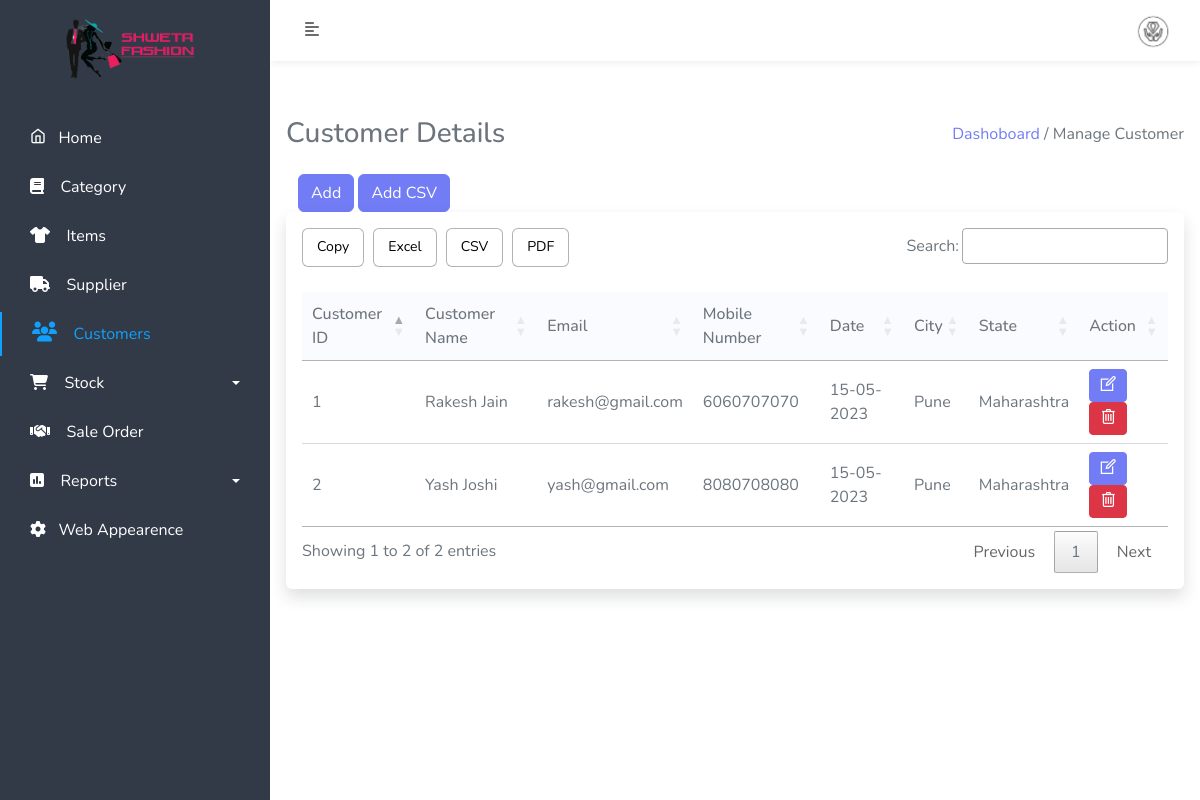
The page /admin/customer.php (signed in) on the database its author committed.
### tables this page shows
CREATE TABLE `manage_website` (
  `id` int(11) NOT NULL,
  `title` varchar(500) NOT NULL,
  `short_title` varchar(500) NOT NULL,
  `footer` text NOT NULL,
  `currency_symbol` text NOT NULL,
  `login_logo` text NOT NULL,
  `website_logo` varchar(500) NOT NULL,
  `background_login_image` text NOT NULL,
  `pay_qrcode` text NOT NULL,
  `terms` longtext NOT NULL,
  `status` int(11) NOT NULL
);

CREATE TABLE `customer` (
  `cust_id` int(11) NOT NULL,
  `cust_fname` varchar(50) NOT NULL,
  `cust_lname` varchar(50) NOT NULL,
  `cust_email` varchar(50) NOT NULL,
  `cust_mobile` bigint(10) NOT NULL,
  `cust_add` varchar(500) NOT NULL,
  `cust_city` varchar(50) NOT NULL,
  `cust_state` varchar(50) NOT NULL,
  `cdate` date DEFAULT NULL,
  `delete_status` tinyint(4) NOT NULL
);

### admin/customer.php (the view, shortened to what this page needs)
<?php include('include/sidebar.php'); ?>
<?php include('include/header.php'); ?>
<div class="content-body mb-5 p-3">
    <div class="row">
        <div class="col-md-12">
            <div class="heading mb-4 d-flex align-items-center justify-content-between">
                <h3 class="mb-0">Customer Details </h3>
                <p class="m-0"><a href="dashboard.php" class="text-primary">Dashoboard </a> <span class="disable">/ Manage Customer </span></p>
            </div>
        </div>
    </div>
    <section>
        <div class="container">
            <button type="submit" class="btn btn-primary" data-bs-toggle="modal" data-bs-target="#exampleModal">Add</button>
            <button type="submit1" class="btn btn-primary" data-bs-toggle="modal" data-bs-target="#exampleModal1">Add CSV</button>
        </div>
    </section>
    <div class="row">
        <div class="col-md-12">
            <div class="card border-0 shadow">
                <div class="card-body">
                    <div class="table-responsive">
                        <table id="example" class="display table-bordered" style="width:100%">
                            <thead>
                                <tr>
                                    <th>Customer ID</th>
                                    <th>Customer Name</th>
                                    <th>Email</th>
                                    <th>Mobile Number</th>
                                    <th>Date</th>
                                    <th>City</th>
                                    <th>State</th>
                                    <th>Action</th>
                                </tr>
                            </thead>
                            <tbody>
                                <?php
                                $cnt = 1;
                                $stmt = $db->prepare("select * from customer Where delete_status=0 ");
                                $stmt->execute();
                                $record = $stmt->fetchAll();
                                foreach ($record as $row) { ?>
                                    <tr>
                                        <td><?php echo $cnt; ?></td>
                                        <td><?php echo $row['cust_fname'] . ' ' . $row['cust_lname']; ?></td>
                                        <td><?php echo $row['cust_email']; ?></td>
                                        <td><?php echo $row['cust_mobile']; ?></td>
                                        <td><?php $d = $row['cdate'];
                                            $n = date("d-m-Y", strtotime($d));
                                            echo $n;
                                            ?></td>
                                        <td><?php echo $row['cust_city']; ?></td>
                                        <td><?php echo $row['cust_state']; ?></td>
                                        <td>
                                            <a href="edit-customer.php?cid=<?php echo $row['cust_id']; ?>" class="btn btn-primary btn-sm "><i class="icon-line-awesome-edit fs-5"></i></a>
                                            <a href="app/cust-crud.php?delid=<?php echo $row['cust_id']; ?>" class="btn btn-danger btn-sm " onclick="return confirm('Do you really want to Delete ?');"><i class="icon-line-awesome-trash-o fs-5"></i></a>
                                        </td>
                                    </tr>
                                <?php
                                    $cnt = $cnt + 1;
                                }  ?>
                            </tbody>
                        </table>
                    </div>
                </div>
            </div>
        </div>
    </div>
</div>
</div>
<?php include('include/footer.php'); ?>

### admin/include/sidebar.php (shortened to what this page needs)
<?php include('../assets/constant/config.php'); ?>
<!doctype html>
<html lang="en">
<head>
    <?php
    $stmt = $db->prepare("SELECT * from manage_website");
    $stmt->execute();
    $result = $stmt->fetchAll();
    foreach ($result as $key) {
    ?>
        <link href="../assets/css/bootstrap.min.css" rel="stylesheet">
        <link href="../assets/css/style.css" rel="stylesheet">
        <link href="../assets/css/select2.css" rel="stylesheet">
        <link href="../assets/css/responsive.css" rel="stylesheet">
        <link href="../assets/css/icons.css" rel="stylesheet">
        <link rel="stylesheet" href="https://cdnjs.cloudflare.com/ajax/libs/font-awesome/6.2.1/css/all.min.css" />
        <link href="../assets/css/datatables/jquery.dataTables.min.css" rel="stylesheet">
        <link href="../assets/css/datatables/buttons.dataTables.min.css" rel="stylesheet">
        <link rel="stylesheet" href="https://cdnjs.cloudflare.com/ajax/libs/font-awesome/6.3.0/css/solid.min.css" />
        <link href="https://cdn.jsdelivr.net/npm/select2@4.1.0-rc.0/dist/css/select2.min.css" rel="stylesheet" />
</head>
<body>
    <div class="wrapper">
        <nav id="sidebar">
            <div class="position">
                <div class="sidebar-header">
                    <a href="dashboard.php"><img src="../assets/img/<?php echo $key['login_logo'] ?>" width="150px"></a>
                </div>
            <?php } ?>
            <ul class="list-unstyled components" id="menu">
                <li class="s-item">
                    <a href="dashboard.php"><i class="icon-feather-home"></i>&nbsp;&nbsp;&nbsp;Home</a>
                </li>
                <li class="s-item">
                    <a href="category.php"><i class="fa fa-book"></i>&nbsp;&nbsp;&nbsp; Category</a>
                </li>
                <li class="s-item">
                    <a href="product.php"><i class="fa-solid fa-shirt"></i>&nbsp;&nbsp;&nbsp; Items</a>
                </li>
                <li class="s-item">
                    <a href="supplier.php"><i class="fa-solid fa-truck"></i>&nbsp;&nbsp;&nbsp; Supplier</a>
                </li>
                <li class="s-item">
                    <a href="customer.php"><i class="nav-icon fas fa-users"></i>&nbsp;&nbsp;&nbsp; Customers</a>
                </li>
                <li class="s-item">
                    <a href="#pageReports2" data-bs-toggle="collapse" aria-bs-expanded="false" class="dropdown-toggle"><i class='fas fa-shopping-cart'></i>&nbsp;&nbsp;&nbsp; Stock</a>
                </li>
                <li class="s-item">
                    <a href="sale-order.php" aria-bs-expanded="false"><i class='fas fa-handshake'></i>&nbsp;&nbsp;&nbsp; Sale Order</a>
                </li>
                <li class="s-item">
                    <a href="#pageReports" data-bs-toggle="collapse" aria-bs-expanded="false" class="dropdown-toggle"><i class="fa-sharp fa-solid fa-square-poll-vertical"></i>&nbsp;&nbsp;&nbsp; Reports</a>
                </li>
                <li class="s-item">
                    <a href="manage_website.php"><i class="fa fa-cog"></i>&nbsp;&nbsp;&nbsp;Web Appearence</a>
                </li>
            </ul>
            </div>
        </nav>

### admin/include/header.php (shortened to what this page needs)
<?php include('../assets/constant/config.php');?>
<?php
$stmt = $db->prepare("SELECT admin_photo,admin_email , admin_fname, admin_lname from admin ");
$stmt->execute();
$record = $stmt->fetchAll();
foreach ($record as $key) {
?>
    <div id="content">
        <nav class="navbar navbar-expand-lg navbar-light ">
            <div class="container-fluid">
                <button type="button" id="sidebarCollapse" class="btn text-sidebar bg-turbo-yellow">
                    <i class="fas fa-align-left"></i>
                </button>
                <div class="collapse navbar-collapse" id="navbarSupportedContent">
                    <div class="dropdown ">
		  <a class="" type="button" data-bs-toggle="dropdown" aria-expanded="false">
		   <img src="../assets/img/<?php echo $key['admin_photo'];?>" width="50px" class="rounded-circle">
		  </a>
		</div>
                     <?php } ?>
                </div>
            </div>
        </nav>

### assets/css/style.css (style rules this page uses)
body { font-family:'Nunito', sans-serif; color: #6c757d; }
a, a:hover, a:focus { color: inherit; text-decoration: none; transition: all 0.3s; }
.btn-primary { background-color: #727cf5; border-color: #727cf5; }
.text-primary { color: #727cf5 !important; }
.navbar { padding: 5px 10px; background: #fff; border: none; border-radius: 0px; margin-bottom: 40px; box-shadow: 0px 0px 9px rgb(0 0 0 / 10%); }
.text-sidebar { color: #6b6b6b; }
.wrapper { display: flex; width: 100%; align-items: stretch; }
#sidebar .position { position: fixed; min-width: 270px; max-width: 250px; }
#sidebar { min-width: 270px; max-width: 250px; background: #313a46; color: #272e48; transition: all 0.3s; z-index: 2; }
#sidebar .sidebar-header { padding: 12px; background: #313a46; text-align: center; }
#sidebar ul.components { padding: 20px 0; overflow-y: scroll; height: 100vh; }
#sidebar ul li a { padding: 10px 10px 10px 30px; font-size: 1em; display: block; margin-bottom: 5px; border-radius: 0 20px 20px 0; margin-right: 10px; color: #fff; }
#sidebar ul li.active > a { color: #11a1fd; border-left: 2px solid #11a1fd; }
#sidebar ul li.active > a i { font-size: 20px; }
a[data-bs-toggle=collapse] { position: relative; }
.dropdown-toggle::after { display: block; position: absolute; top: 50%; right: 20px; transform: translateY(-50%); }
#content { width: 100%; min-height: 100vh; transition: all 0.3s; }
tbody, td, tfoot, th, thead, tr { border:0; }
thead { background: #FAFBFE; }

### rows shown on the page
manage_website: login_logo (picture)
customer: cust_fname "Rakesh", cust_lname "Jain", cust_email "rakesh@gmail.com", cust_mobile "6060707070", cdate "15-05-2023", cust_city "Pune", cust_state "Maharashtra"
customer: cust_fname "Yash", cust_lname "Joshi", cust_email "yash@gmail.com", cust_mobile "8080708080", cdate "15-05-2023", cust_city "Pune", cust_state "Maharashtra"
